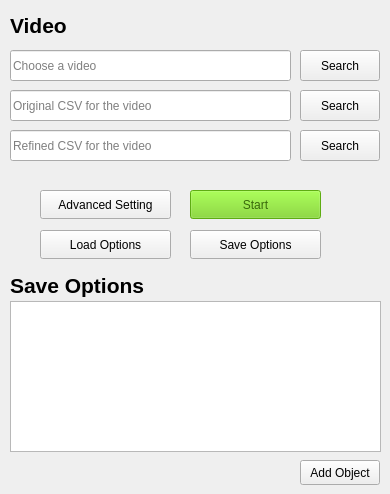
    <widget class="QWidget" name="extractor_tab">
     <attribute name="title">
      <string>Extractor</string>
     </attribute>
     <widget class="QLabel" name="label">
      <property name="geometry">
       <rect>
        <x>10</x>
        <y>10</y>
        <width>61</width>
        <height>31</height>
       </rect>
      </property>
      <property name="font">
       <font>
        <pointsize>16</pointsize>
        <weight>75</weight>
        <bold>true</bold>
       </font>
      </property>
      <property name="text">
       <string>Video</string>
      </property>
     </widget>
     <widget class="QPushButton" name="save_bnt">
      <property name="geometry">
       <rect>
        <x>190</x>
        <y>230</y>
        <width>131</width>
        <height>29</height>
       </rect>
      </property>
      <property name="text">
       <string>Save Options</string>
      </property>
     </widget>
     <widget class="QPushButton" name="load_bnt">
      <property name="geometry">
       <rect>
        <x>40</x>
        <y>230</y>
        <width>131</width>
        <height>29</height>
       </rect>
      </property>
      <property name="text">
       <string>Load Options</string>
      </property>
     </widget>
     <widget class="QPushButton" name="adv_bnt">
      <property name="geometry">
       <rect>
        <x>40</x>
        <y>190</y>
        <width>131</width>
        <height>29</height>
       </rect>
      </property>
      <property name="text">
       <string>Advanced Setting</string>
      </property>
     </widget>
     <widget class="QLabel" name="label_3">
      <property name="geometry">
       <rect>
        <x>10</x>
        <y>270</y>
        <width>141</width>
        <height>31</height>
       </rect>
      </property>
      <property name="font">
       <font>
        <pointsize>16</pointsize>
        <weight>75</weight>
        <bold>true</bold>
       </font>
      </property>
      <property name="text">
       <string>Save Options</string>
      </property>
     </widget>
     <widget class="QListWidget" name="object_list">
      <property name="geometry">
       <rect>
        <x>10</x>
        <y>301</y>
        <width>371</width>
        <height>151</height>
       </rect>
      </property>
     </widget>
     <widget class="QPushButton" name="start_bnt">
      <property name="enabled">
       <bool>false</bool>
      </property>
      <property name="geometry">
       <rect>
        <x>190</x>
        <y>190</y>
        <width>131</width>
        <height>29</height>
       </rect>
      </property>
      <property name="palette">
       <palette>
        <active>
         <colorrole role="WindowText">
          <brush brushstyle="SolidPattern">
           <color alpha="255">
            <red>0</red>
            <green>0</green>
            <blue>0</blue>
           </color>
          </brush>
         </colorrole>
         <colorrole role="Button">
          <brush brushstyle="SolidPattern">
           <color alpha="255">
            <red>115</red>
            <green>210</green>
            <blue>22</blue>
           </color>
          </brush>
         </colorrole>
         <colorrole role="Light">
          <brush brushstyle="SolidPattern">
           <color alpha="255">
            <red>170</red>
            <green>255</green>
            <blue>87</blue>
           </color>
          </brush>
         </colorrole>
         <colorrole role="Midlight">
          <brush brushstyle="SolidPattern">
           <color alpha="255">
            <red>142</red>
            <green>232</green>
            <blue>54</blue>
           </color>
          </brush>
         </colorrole>
         <colorrole role="Dark">
          <brush brushstyle="SolidPattern">
           <color alpha="255">
            <red>57</red>
            <green>105</green>
            <blue>11</blue>
           </color>
          </brush>
         </colorrole>
         <colorrole role="Mid">
          <brush brushstyle="SolidPattern">
           <color alpha="255">
            <red>76</red>
            <green>140</green>
            <blue>14</blue>
           </color>
          </brush>
         </colorrole>
         <colorrole role="Text">
          <brush brushstyle="SolidPattern">
           <color alpha="255">
            <red>0</red>
            <green>0</green>
            <blue>0</blue>
           </color>
          </brush>
         </colorrole>
         <colorrole role="BrightText">
          <brush brushstyle="SolidPattern">
           <color alpha="255">
            <red>255</red>
            <green>255</green>
            <blue>255</blue>
           </color>
          </brush>
         </colorrole>
         <colorrole role="ButtonText">
          <brush brushstyle="SolidPattern">
           <color alpha="255">
            <red>0</red>
            <green>0</green>
            <blue>0</blue>
           </color>
          </brush>
         </colorrole>
         <colorrole role="Base">
          <brush brushstyle="SolidPattern">
           <color alpha="255">
            <red>255</red>
            <green>255</green>
            <blue>255</blue>
           </color>
          </brush>
         </colorrole>
         <colorrole role="Window">
          <brush brushstyle="SolidPattern">
           <color alpha="255">
            <red>115</red>
            <green>210</green>
            <blue>22</blue>
           </color>
          </brush>
         </colorrole>
         <colorrole role="Shadow">
          <brush brushstyle="SolidPattern">
           <color alpha="255">
            <red>0</red>
            <green>0</green>
            <blue>0</blue>
           </color>
          </brush>
         </colorrole>
         <colorrole role="AlternateBase">
          <brush brushstyle="SolidPattern">
           <color alpha="255">
            <red>185</red>
            <green>232</green>
            <blue>138</blue>
           </color>
          </brush>
         </colorrole>
         <colorrole role="ToolTipBase">
          <brush brushstyle="SolidPattern">
           <color alpha="255">
            <red>255</red>
            <green>255</green>
            <blue>220</blue>
           </color>
          </brush>
         </colorrole>
         <colorrole role="ToolTipText">
          <brush brushstyle="SolidPattern">
           <color alpha="255">
            <red>0</red>
            <green>0</green>
            <blue>0</blue>
           </color>
          </brush>
         </colorrole>
        </active>
        <inactive>
         <colorrole role="WindowText">
          <brush brushstyle="SolidPattern">
           <color alpha="255">
            <red>0</red>
            <green>0</green>
            <blue>0</blue>
           </color>
          </brush>
         </colorrole>
         <colorrole role="Button">
          <brush brushstyle="SolidPattern">
           <color alpha="255">
            <red>115</red>
            <green>210</green>
            <blue>22</blue>
           </color>
          </brush>
         </colorrole>
         <colorrole role="Light">
          <brush brushstyle="SolidPattern">
           <color alpha="255">
            <red>170</red>
            <green>255</green>
            <blue>87</blue>
           </color>
          </brush>
         </colorrole>
         <colorrole role="Midlight">
          <brush brushstyle="SolidPattern">
           <color alpha="255">
            <red>142</red>
            <green>232</green>
            <blue>54</blue>
           </color>
          </brush>
         </colorrole>
         <colorrole role="Dark">
          <brush brushstyle="SolidPattern">
           <color alpha="255">
            <red>57</red>
            <green>105</green>
            <blue>11</blue>
           </color>
          </brush>
         </colorrole>
         <colorrole role="Mid">
          <brush brushstyle="SolidPattern">
           <color alpha="255">
            <red>76</red>
            <green>140</green>
            <blue>14</blue>
           </color>
          </brush>
         </colorrole>
         <colorrole role="Text">
          <brush brushstyle="SolidPattern">
           <color alpha="255">
            <red>0</red>
            <green>0</green>
            <blue>0</blue>
           </color>
          </brush>
         </colorrole>
         <colorrole role="BrightText">
          <brush brushstyle="SolidPattern">
           <color alpha="255">
            <red>255</red>
            <green>255</green>
            <blue>255</blue>
           </color>
          </brush>
         </colorrole>
         <colorrole role="ButtonText">
          <brush brushstyle="SolidPattern">
           <color alpha="255">
            <red>0</red>
            <green>0</green>
            <blue>0</blue>
           </color>
          </brush>
         </colorrole>
         <colorrole role="Base">
          <brush brushstyle="SolidPattern">
           <color alpha="255">
            <red>255</red>
            <green>255</green>
            <blue>255</blue>
           </color>
          </brush>
         </colorrole>
         <colorrole role="Window">
          <brush brushstyle="SolidPattern">
           <color alpha="255">
            <red>115</red>
            <green>210</green>
            <blue>22</blue>
           </color>
          </brush>
         </colorrole>
         <colorrole role="Shadow">
          <brush brushstyle="SolidPattern">
           <color alpha="255">
            <red>0</red>
            <green>0</green>
            <blue>0</blue>
           </color>
          </brush>
         </colorrole>
         <colorrole role="AlternateBase">
          <brush brushstyle="SolidPattern">
           <color alpha="255">
            <red>185</red>
            <green>232</green>
            <blue>138</blue>
           </color>
          </brush>
         </colorrole>
         <colorrole role="ToolTipBase">
          <brush brushstyle="SolidPattern">
           <color alpha="255">
            <red>255</red>
            <green>255</green>
            <blue>220</blue>
           </color>
          </brush>
         </colorrole>
         <colorrole role="ToolTipText">
          <brush brushstyle="SolidPattern">
           <color alpha="255">
            <red>0</red>
            <green>0</green>
            <blue>0</blue>
           </color>
          </brush>
         </colorrole>
        </inactive>
        <disabled>
         <colorrole role="WindowText">
          <brush brushstyle="SolidPattern">
           <color alpha="255">
            <red>57</red>
            <green>105</green>
            <blue>11</blue>
           </color>
          </brush>
         </colorrole>
         <colorrole role="Button">
          <brush brushstyle="SolidPattern">
           <color alpha="255">
            <red>115</red>
            <green>210</green>
            <blue>22</blue>
           </color>
          </brush>
         </colorrole>
         <colorrole role="Light">
          <brush brushstyle="SolidPattern">
           <color alpha="255">
            <red>170</red>
            <green>255</green>
            <blue>87</blue>
           </color>
          </brush>
         </colorrole>
         <colorrole role="Midlight">
          <brush brushstyle="SolidPattern">
           <color alpha="255">
            <red>142</red>
            <green>232</green>
            <blue>54</blue>
           </color>
          </brush>
         </colorrole>
         <colorrole role="Dark">
          <brush brushstyle="SolidPattern">
           <color alpha="255">
            <red>57</red>
            <green>105</green>
            <blue>11</blue>
           </color>
          </brush>
         </colorrole>
         <colorrole role="Mid">
          <brush brushstyle="SolidPattern">
           <color alpha="255">
            <red>76</red>
            <green>140</green>
            <blue>14</blue>
           </color>
          </brush>
         </colorrole>
         <colorrole role="Text">
          <brush brushstyle="SolidPattern">
           <color alpha="255">
            <red>57</red>
            <green>105</green>
            <blue>11</blue>
           </color>
          </brush>
         </colorrole>
         <colorrole role="BrightText">
          <brush brushstyle="SolidPattern">
           <color alpha="255">
            <red>255</red>
            <green>255</green>
            <blue>255</blue>
           </color>
          </brush>
         </colorrole>
         <colorrole role="ButtonText">
          <brush brushstyle="SolidPattern">
           <color alpha="255">
            <red>57</red>
            <green>105</green>
            <blue>11</blue>
           </color>
          </brush>
         </colorrole>
         <colorrole role="Base">
          <brush brushstyle="SolidPattern">
           <color alpha="255">
            <red>115</red>
            <green>210</green>
            <blue>22</blue>
           </color>
          </brush>
         </colorrole>
         <colorrole role="Window">
          <brush brushstyle="SolidPattern">
           <color alpha="255">
            <red>115</red>
            <green>210</green>
            <blue>22</blue>
           </color>
          </brush>
         </colorrole>
         <colorrole role="Shadow">
          <brush brushstyle="SolidPattern">
           <color alpha="255">
            <red>0</red>
            <green>0</green>
            <blue>0</blue>
           </color>
          </brush>
         </colorrole>
         <colorrole role="AlternateBase">
          <brush brushstyle="SolidPattern">
           <color alpha="255">
            <red>115</red>
            <green>210</green>
            <blue>22</blue>
           </color>
          </brush>
         </colorrole>
         <colorrole role="ToolTipBase">
          <brush brushstyle="SolidPattern">
           <color alpha="255">
            <red>255</red>
            <green>255</green>
            <blue>220</blue>
           </color>
          </brush>
         </colorrole>
         <colorrole role="ToolTipText">
          <brush brushstyle="SolidPattern">
           <color alpha="255">
            <red>0</red>
            <green>0</green>
            <blue>0</blue>
           </color>
          </brush>
         </colorrole>
        </disabled>
       </palette>
      </property>
      <property name="text">
       <string>Start</string>
      </property>
     </widget>
     <widget class="QPushButton" name="search_bnt">
      <property name="geometry">
       <rect>
        <x>300</x>
        <y>50</y>
        <width>80</width>
        <height>31</height>
       </rect>
      </property>
      <property name="text">
       <string>Search</string>
      </property>
     </widget>
     <widget class="QPushButton" name="add_bnt">
      <property name="geometry">
       <rect>
        <x>300</x>
        <y>460</y>
        <width>80</width>
        <height>25</height>
       </rect>
      </property>
      <property name="text">
       <string>Add Object</string>
      </property>
     </widget>
     <widget class="QLineEdit" name="video_browser">
      <property name="geometry">
       <rect>
        <x>10</x>
        <y>50</y>
        <width>281</width>
        <height>31</height>
       </rect>
      </property>
      <property name="readOnly">
       <bool>true</bool>
      </property>
      <property name="placeholderText">
       <string>Choose a video </string>
      </property>
     </widget>
     <widget class="QLineEdit" name="csv_original_browser">
      <property name="geometry">
       <rect>
        <x>10</x>
        <y>90</y>
        <width>281</width>
        <height>31</height>
       </rect>
      </property>
      <property name="readOnly">
       <bool>true</bool>
      </property>
      <property name="placeholderText">
       <string>Original CSV for the video </string>
      </property>
     </widget>
     <widget class="QPushButton" name="search_original_bnt">
      <property name="geometry">
       <rect>
        <x>300</x>
        <y>90</y>
        <width>80</width>
        <height>31</height>
       </rect>
      </property>
      <property name="text">
       <string>Search</string>
      </property>
     </widget>
     <widget class="QLineEdit" name="csv_refined_browser">
      <property name="geometry">
       <rect>
        <x>10</x>
        <y>130</y>
        <width>281</width>
        <height>31</height>
       </rect>
      </property>
      <property name="readOnly">
       <bool>true</bool>
      </property>
      <property name="placeholderText">
       <string>Refined CSV for the video </string>
      </property>
     </widget>
     <widget class="QPushButton" name="search_refined_bnt">
      <property name="geometry">
       <rect>
        <x>300</x>
        <y>130</y>
        <width>80</width>
        <height>31</height>
       </rect>
      </property>
      <property name="text">
       <string>Search</string>
      </property>
     </widget>
    </widget>
